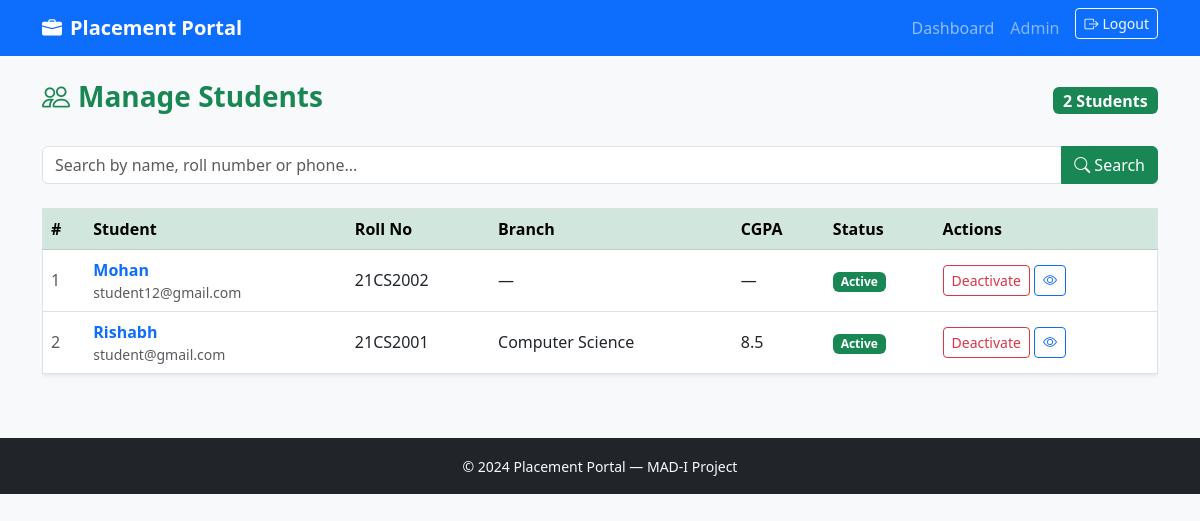
The page /admin/students (signed in) on the database its author committed.
### models.py (models this page shows, shortened)
class User(UserMixin, db.Model):
    id= db.Column(db.Integer, primary_key=True)
    username= db.Column(db.String(80), unique=True, nullable=False)
    email= db.Column(db.String(120), unique=True, nullable=False)
    password_hash = db.Column(db.String(256))
    role = db.Column(db.String(20))
    active = db.Column(db.Boolean, default=True)
    student_profile = db.relationship('Student', backref='user', uselist=False)
    company_profile = db.relationship('Company', backref='user', uselist=False)
    @property
    def is_active(self):
        return self.active

class Student(db.Model):
    id = db.Column(db.Integer, primary_key=True)
    user_id = db.Column(db.Integer, db.ForeignKey('user.id'), nullable=False)
    name = db.Column(db.String(100))
    roll_no = db.Column(db.String(50), unique=True)
    branch = db.Column(db.String(100))
    cgpa = db.Column(db.Float)
    skills = db.Column(db.Text)
    phone = db.Column(db.String(20))
    linkedin = db.Column(db.String(250))
    about = db.Column(db.Text)
    resume_path = db.Column(db.String(250))
    applications  = db.relationship('Application', backref='student', lazy='dynamic')
    notifications = db.relationship('Notification', backref='student', lazy='dynamic')

### routes/admin.py (the view, shortened to what this page needs)
@admin_bp.route('/students')
@login_required
@admin_required
def students():
    search = request.args.get('search', '').strip()
    query = Student.query
    students= query.order_by(Student.name).all()
    return render_template('admin/students.html',
                           students=students,
                           search=search)

### models.py (called while the page is built)
@login_manager.user_loader
def load_user(user_id):
    return User.query.get(int(user_id))

### routes/admin.py (called while the page is built)
def admin_required(f):
    @wraps(f)
    def wrapped(*args, **kwargs):
        if not current_user.is_authenticated:
            flash('Please login first.', 'danger')
            return redirect(url_for('auth.login'))
        if current_user.role != 'admin':
            flash('Admin access required.', 'danger')
            return redirect(url_for('auth.login'))
        return f(*args, **kwargs)
    return wrapped

### templates/admin/students.html (shortened to what this page needs)
{% extends 'base.html' %}
{% block content %}
<div class="d-flex justify-content-between align-items-center mb-4">
  <h3 class="fw-bold text-success">
    <i class="bi bi-people me-2"></i>Manage Students
  </h3>
  <span class="badge bg-success fs-6">{{ students|length }} Students</span>
</div>
<form method="GET" class="mb-4">
  <div class="input-group">
    <input type="text" name="search" class="form-control"
           placeholder="Search by name, roll number or phone..."
           value="{{ search }}"/>
    <button class="btn btn-success" type="submit">
      <i class="bi bi-search"></i> Search
    </button>
  </div>
</form>
{% if students %}
<div class="table-responsive">
  <table class="table table-hover align-middle border shadow-sm">
    <thead class="table-success">
      <tr>
        <th>#</th>
        <th>Student</th>
        <th>Roll No</th>
        <th>Branch</th>
        <th>CGPA</th>
        <th>Status</th>
        <th>Actions</th>
      </tr>
    </thead>
    <tbody>
      {% for s in students %}
      <tr>
        <td class="text-muted">{{ loop.index }}</td>
        <td>
          <a href="{{ url_for('admin.student_detail', student_id=s.id) }}"
             class="fw-semibold text-decoration-none">{{ s.name }}</a>
          <div class="small text-muted">{{ s.user.email }}</div>
        </td>
        <td>{{ s.roll_no or '—' }}</td>
        <td>{{ s.branch or '—' }}</td>
        <td>{{ s.cgpa or '—' }}</td>
        <td>
          {% if s.user.active %}
          <span class="badge bg-success">Active</span>
          {% else %}
          <span class="badge bg-danger">Deactivated</span>
          {% endif %}
        </td>
        <td>
          <div class="d-flex gap-1">
            <form method="POST"
                  action="{{ url_for('admin.blacklist_student', student_id=s.id) }}"
                  onsubmit="return confirm('Are you sure?')">
              <button class="btn btn-sm {% if s.user.active %}btn-outline-danger{% else %}btn-outline-success{% endif %}">
                {% if s.user.active %}Deactivate{% else %}Activate{% endif %}
              </button>
            </form>
            <a href="{{ url_for('admin.student_detail', student_id=s.id) }}"
               class="btn btn-outline-primary btn-sm">
              <i class="bi bi-eye"></i>
            </a>
          </div>
        </td>
      </tr>
      {% endfor %}
    </tbody>
  </table>
</div>
{% else %}
<div class="text-center py-5 text-muted">
  <i class="bi bi-people display-4"></i>
  <p class="mt-2">No students found{% if search %} for "{{ search }}"{% endif %}.</p>
</div>
{% endif %}
{% endblock %}

### templates/base.html (shortened to what this page needs)
<!DOCTYPE html>
<html lang="en">
<head>
  <link href="https://cdn.jsdelivr.net/npm/bootstrap@5.3.0/dist/css/bootstrap.min.css" rel="stylesheet"/>
  <link href="https://cdn.jsdelivr.net/npm/bootstrap-icons@1.11.0/font/bootstrap-icons.css" rel="stylesheet"/>
</head>
<body class="bg-light">
<nav class="navbar navbar-expand-lg navbar-dark bg-primary">
  <div class="container">
    <a class="navbar-brand fw-bold" href="{{ url_for('auth.index') }}">
      <i class="bi bi-briefcase-fill me-2"></i>Placement Portal
    </a>
    <div class="collapse navbar-collapse" id="navbarNav">
      <ul class="navbar-nav ms-auto">
        {% if current_user.is_authenticated %}
          {% if current_user.role == 'admin' %}
            <li class="nav-item">
              <a class="nav-link" href="{{ url_for('admin.dashboard') }}">Dashboard</a>
            </li>
          {% elif current_user.role == 'company' %}
            <li class="nav-item">
              <a class="nav-link" href="{{ url_for('company.dashboard') }}">Dashboard</a>
            </li>
          {% endif %}
          <li class="nav-item">
            <span class="nav-link text-white-50">
              {{ current_user.role | capitalize }}
            </span>
          </li>
          <li class="nav-item">
            <a class="btn btn-outline-light btn-sm ms-2"
               href="{{ url_for('auth.logout') }}">
              <i class="bi bi-box-arrow-right me-1"></i>Logout
            </a>
          </li>
        {% endif %}
      </ul>
    </div>
  </div>
</nav>
<main class="container my-4">
  {% block content %}{% endblock %}
</main>
<footer class="bg-dark text-light text-center py-3 mt-5">
  <small>&copy; 2024 Placement Portal — MAD-I Project</small>
</footer>
</body>
</html>

### rows shown on the page
User: role "Admin"
Student: name "Mohan", user.email "student12@gmail.com", roll_no "21CS2002", branch "—", cgpa "—"
Student: name "Rishabh", user.email "student@gmail.com", roll_no "21CS2001", branch "Computer Science", cgpa "8.5"

### other values the page prints
{{ students|length }} "2"
